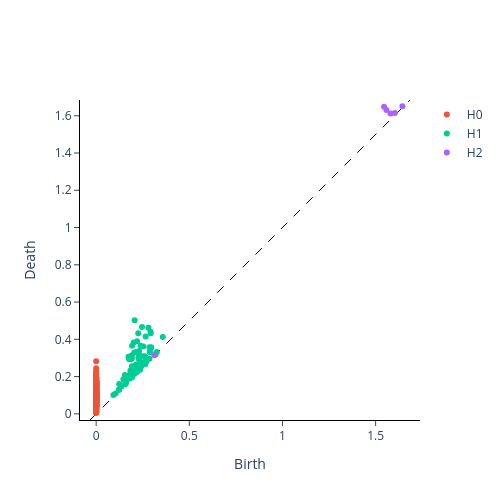
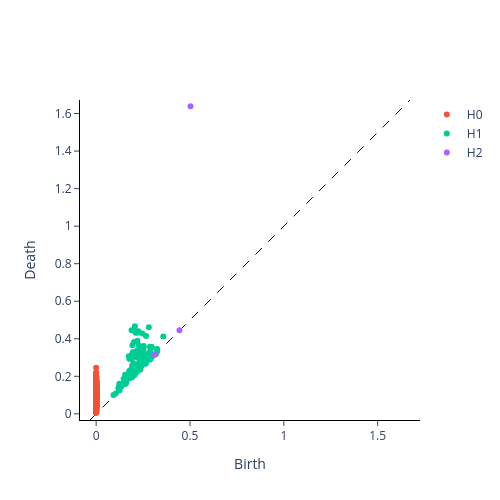

Write notebook code for charts like these, in order.
### Markdown cell above
Note: H_1 of S^9 is trivial — the meaningful feature would be H_9, but computing high-dim homology is expensive. We're really testing whether *anything* changes detectably.

### Code cell
# Sample uniformly on the 2-sphere in R^3
n = 500
pts = np.random.randn(n, 3)
pts = pts / np.linalg.norm(pts, axis=1, keepdims=True)

# Remove one "hemisphere" (e.g., points where first coordinate > 0.5)
mask = pts[:, 0] < 0.5
hemisphere_removed = pts[mask]


vr_hd = VietorisRipsPersistence(homology_dimensions=[0, 1, 2])
diag_full_s = vr_hd.fit_transform(pts[None, ...])
diag_cut_s = vr_hd.fit_transform(hemisphere_removed[None, ...])
plot_diagram(diag_cut_s[0]).show()
plot_diagram(diag_full_s[0]).show()

# Compare persistence diagrams
fig, axes = plt.subplots(1, 2, figsize=(12, 5))

colors = {0: "red", 1: "teal", 2: "orange"}
labels = {0: "H0", 1: "H1", 2: "H2"}

for idx, (diag, title) in enumerate([(diag_full_s, 'Full S^2'), (diag_cut_s, 'Hemisphere Removed')]):
    ax = axes[idx]
    diag_flat = diag[0]
    for dim in [0, 1, 2]:
        d = diag_flat[diag_flat[:, 2] == dim]
        ax.scatter(d[:, 0], d[:, 1], c=colors[dim], s=30, alpha=0.6, label=labels[dim])
    ax.plot([0, diag_flat[:, 0].max()], [0, diag_flat[:, 0].max()], 'k--', alpha=0.3)
    ax.set_xlabel('Birth')
    ax.set_ylabel('Death')
    ax.set_title(title)
    ax.legend()
    ax.grid(True, alpha=0.3)

plt.tight_layout()
plt.show()


# Extract just H2 features as (birth, death) pairs
h2_full = diag_full_s[0][diag_full_s[0][:, 2] == 2][:, :2]
h2_cut  = diag_cut_s[0][diag_cut_s[0][:, 2] == 2][:, :2]

d = bottleneck(h2_full, h2_cut)
print(f"H2 bottleneck distance: {d:.4f}")
